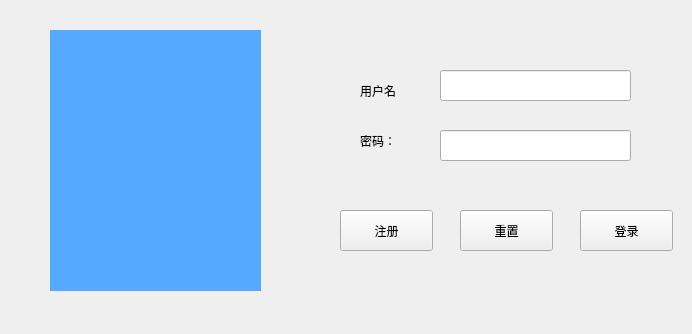
<?xml version="1.0" encoding="UTF-8"?>
<ui version="4.0">
 <class>Login</class>
 <widget class="QWidget" name="Login">
  <property name="geometry">
   <rect>
    <x>0</x>
    <y>0</y>
    <width>692</width>
    <height>334</height>
   </rect>
  </property>
  <property name="windowTitle">
   <string>Form</string>
  </property>
  <widget class="QLabel" name="label">
   <property name="geometry">
    <rect>
     <x>360</x>
     <y>80</y>
     <width>72</width>
     <height>21</height>
    </rect>
   </property>
   <property name="text">
    <string>用户名</string>
   </property>
  </widget>
  <widget class="QLabel" name="label_2">
   <property name="geometry">
    <rect>
     <x>360</x>
     <y>130</y>
     <width>72</width>
     <height>21</height>
    </rect>
   </property>
   <property name="text">
    <string>密码：</string>
   </property>
  </widget>
  <widget class="QLineEdit" name="LE_user">
   <property name="geometry">
    <rect>
     <x>440</x>
     <y>70</y>
     <width>191</width>
     <height>31</height>
    </rect>
   </property>
  </widget>
  <widget class="QPushButton" name="LoginBtn">
   <property name="geometry">
    <rect>
     <x>580</x>
     <y>210</y>
     <width>93</width>
     <height>41</height>
    </rect>
   </property>
   <property name="text">
    <string>登录</string>
   </property>
   <property name="icon">
    <iconset>
     <normaloff>sign_picture/thBVZY9650.jpg</normaloff>sign_picture/thBVZY9650.jpg</iconset>
   </property>
  </widget>
  <widget class="QPushButton" name="ResetBtn">
   <property name="geometry">
    <rect>
     <x>460</x>
     <y>210</y>
     <width>93</width>
     <height>41</height>
    </rect>
   </property>
   <property name="text">
    <string>重置</string>
   </property>
   <property name="icon">
    <iconset resource="sign_picture/icon.qrc">
     <normaloff>:/thVQQ56KV9.jpg</normaloff>:/thVQQ56KV9.jpg</iconset>
   </property>
  </widget>
  <widget class="QLineEdit" name="LE_pwd">
   <property name="geometry">
    <rect>
     <x>440</x>
     <y>130</y>
     <width>191</width>
     <height>31</height>
    </rect>
   </property>
  </widget>
  <widget class="QPushButton" name="RegisterBtn">
   <property name="geometry">
    <rect>
     <x>340</x>
     <y>210</y>
     <width>93</width>
     <height>41</height>
    </rect>
   </property>
   <property name="styleSheet">
    <string notr="true"/>
   </property>
   <property name="text">
    <string>注册</string>
   </property>
   <property name="icon">
    <iconset resource="sign_picture/icon.qrc">
     <normaloff>:/untitled.png</normaloff>:/untitled.png</iconset>
   </property>
  </widget>
  <widget class="QWidget" name="widget" native="true">
   <property name="geometry">
    <rect>
     <x>0</x>
     <y>0</y>
     <width>691</width>
     <height>331</height>
    </rect>
   </property>
   <property name="styleSheet">
    <string notr="true">background-image: url(:/OIP7OALM908.jpg);</string>
   </property>
   <widget class="QLabel" name="label_3">
    <property name="geometry">
     <rect>
      <x>50</x>
      <y>30</y>
      <width>211</width>
      <height>261</height>
     </rect>
    </property>
    <property name="styleSheet">
     <string notr="true">background-color: rgb(85, 170, 255);</string>
    </property>
    <property name="text">
     <string/>
    </property>
    <property name="pixmap">
     <pixmap resource="sign_picture/icon.qrc">:/OIP801NAFKV.jpg</pixmap>
    </property>
   </widget>
  </widget>
  <zorder>widget</zorder>
  <zorder>label</zorder>
  <zorder>label_2</zorder>
  <zorder>LE_user</zorder>
  <zorder>LE_pwd</zorder>
  <zorder>LoginBtn</zorder>
  <zorder>ResetBtn</zorder>
  <zorder>RegisterBtn</zorder>
 </widget>
 <resources>
  <include location="sign_picture/icon.qrc"/>
 </resources>
 <connections/>
</ui>
